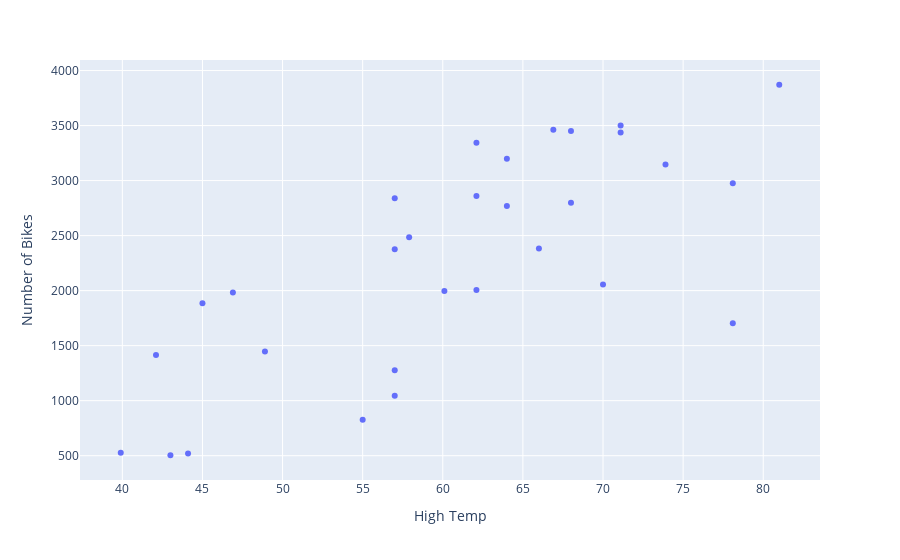

Here is the notebook cell this chart was saved with:
### Code cell
bikes=bikecounts_df['Brooklyn Bridge']
high=bikecounts_df['High Temp (°F)']
high_v_bikes = px.scatter(x=high, y=bikes)
high_v_bikes.update_layout(
    xaxis_title="High Temp",
    yaxis_title="Number of Bikes"
)

### Figure 1 — Plotly figure (JSON) as saved in the notebook; plotly's stock layout.template omitted (floating-point values rounded to 4 significant figures)
{"data": [{"hovertemplate": "x=%{x}<br>y=%{y}<extra></extra>", "legendgroup": "", "marker": {"color": "#636efa", "symbol": "circle"}, "mode": "markers", "name": "", "orientation": "v", "showlegend": false, "type": "scatter", "x": [78.1, 55, 39.9, 44.1, 42.1, 45, 57, 46.9, 43, 48.9, 62.1, 57, 57, 62.1, 64, 66, 73.9, 81, 71.1, 68, 71.1, 78.1, 70, 68, 66.9, 60.1, 62.1, 57.9, 57, 64], "xaxis": "x", "y": [1704, 827, 526, 521, 1416, 1885, 1276, 1982, 504, 1447, 2005, 1045, 2840, 2861, 2770, 2384, 3147, 3871, 3501, 3450, 3436, 2975, 2055, 2798, 3463, 1997, 3343, 2486, 2375, 3199], "yaxis": "y"}], "layout": {"legend": {"tracegroupgap": 0}, "margin": {"t": 60}, "xaxis": {"anchor": "y", "domain": [0, 1], "title": {"text": "High Temp"}}, "yaxis": {"anchor": "x", "domain": [0, 1], "title": {"text": "Number of Bikes"}}}}
